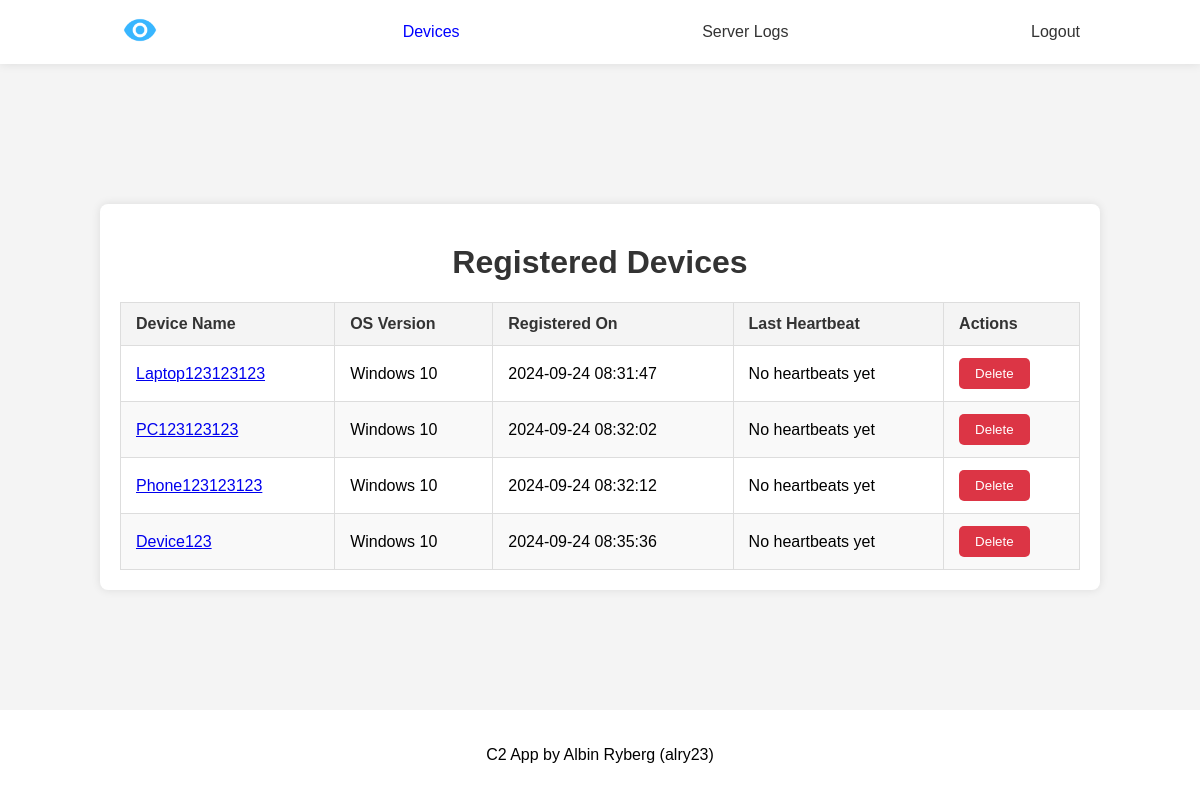
/devices (signed in), run on an earlier commit of the app's database.
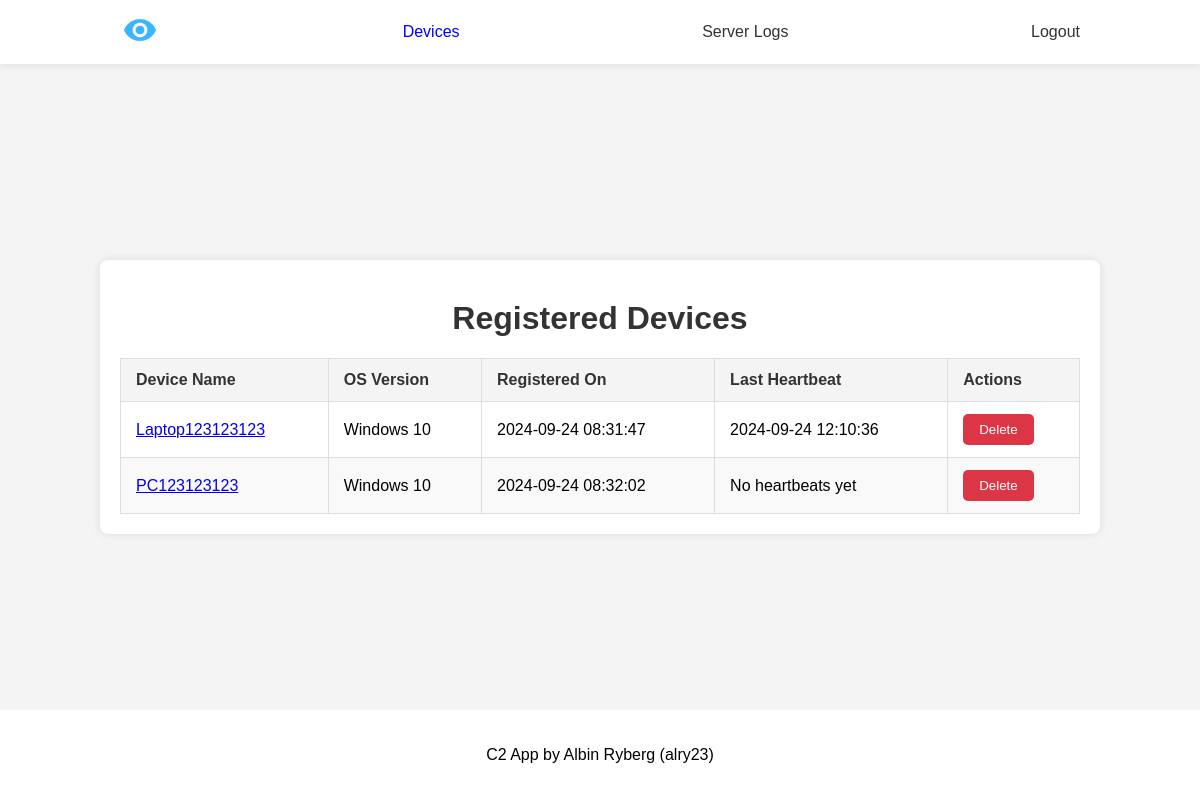
And on a later commit of the database.
### models.py (models this page shows, shortened)
class Device(db.Model):
    id = db.Column(db.Integer, primary_key=True)
    hardware_id = db.Column(db.String(200), nullable=False, index=True, unique=True)
    device_name = db.Column(db.String(50), nullable=False)
    os_version = db.Column(db.String(100), nullable=False)
    geo_location = db.Column(db.String(100))
    installed_apps = db.Column(db.Text)
    timestamp = db.Column(db.DateTime, default=db.func.current_timestamp())
    last_heartbeat = db.Column(db.DateTime)

### routes.py (the view)
@routes.route('/devices')
@login_required
def devices():
    devices = Device.query.all()
    return render_template("devices.html", devices=devices)

### server.py (called while the page is built)
@login_manager.user_loader
def load_user(user_id):
    return User.query.filter_by(id=int(user_id)).first()

### templates/devices.html
{% include 'header.html' %}
<div class="container">
    <h1>Registered Devices</h1>
    {% if devices %}
    <table class="device-table">
        <thead>
            <tr>
                <th>Device Name</th>
                <th>OS Version</th>
                <th>Registered On</th>
                <th>Last Heartbeat</th>
                <th>Actions</th>
            </tr>
        </thead>
        <tbody>
            {% for device in devices %}
            <tr>
                <td><a href="{{ url_for('routes.single_device', id=device.id) }}">{{ device.device_name }}</a></td>
                <td>{{ device.os_version }}</td>
                <td>{{ device.timestamp }}</td>
                <td>{{ device.last_heartbeat or 'No heartbeats yet' }}</td>
                <td>
                    <form action="{{ url_for('routes.post_delete_device', id=device.id) }}" method="POST" style="display:inline;">
                        <button type="submit" class="delete">Delete</button>
                    </form>
                </td>
            </tr>
            {% endfor %}
        </tbody>
    </table>
    {% else %}
    <p>No devices registered yet.</p>
    {% endif %}
</div>
{% include 'footer.html' %}

### templates/header.html (shortened to what this page needs)
<!DOCTYPE html>
<html lang="sv">
<head>
    <link rel="stylesheet" href="{{ url_for('static',filename='styles/style.css') }}">
</head>
<body>
    <nav>
        <ul>
            <li {%- if request.path=="/" %} class="active" {% endif %}><a href="{{ url_for('routes.main') }}"><img
                        src="{{ url_for('static', filename='images/blueeye.png') }}" width="40" alt="blue eye"></a></li>
            {%- if current_user.is_authenticated %}
            <li {%- if request.path=="/devices" %} class="active" {% endif %}><a
                    href="{{ url_for('routes.devices') }}">Devices</a></li>
            <li><a href="{{ url_for('routes.view_logs') }}">Server Logs</a></li>
            <li><a href="{{ url_for('routes.logout') }}">Logout</a></li>
            {%- else %}
            <li {%- if request.path=="/login" %} class="active" {% endif %}><a
                    href="{{ url_for('routes.login') }}">Login</a></li>
            {%- endif %}
        </ul>
    </nav>

### templates/footer.html
<footer>
    <p>C2 App by Albin Ryberg (alry23)</p>
</footer>
</body>
</html>

### static/styles/style.css (style rules this page uses)
html { height: 100%; width: 100%; }
body { font-family: Arial, sans-serif; margin: 0; padding: 0; background-color: #f4f4f4; display: flex; justify-content: space-between; flex-direction: column; height: 100%; }
h1 { text-align: center; color: #333; margin-top: 20px; }
.container { width: 80%; margin: 0 auto; padding: 20px; background-color: white; box-shadow: 0 0 10px rgba(0, 0, 0, 0.1); border-radius: 8px; }
footer { display: flex; justify-content: center; background-color: white; padding: 20px 0; }
nav { background-color: white; box-shadow: 0 0 10px rgba(0, 0, 0, 0.1); padding: 10px 0; margin-bottom: 20px; }
nav ul { display: flex; flex-direction: row; justify-content: space-between; align-items: center; width: 80%; margin: 0 auto; padding: 0; text-decoration: none; list-style: none; }
nav ul li a { text-decoration: none; color: #333; }
nav ul li.active a { color: blue; }
.device-table { width: 100%; border-collapse: collapse; margin-top: 20px; }
.device-table th, .device-table td { padding: 12px 15px; border: 1px solid #ddd; text-align: left; }
.device-table th { background-color: #f4f4f4; color: #333; font-weight: bold; }
.device-table tr:nth-child(even) { background-color: #f9f9f9; }
button { padding: 8px 16px; background-color: #28a745; color: white; border: none; border-radius: 5px; cursor: pointer; transition: background-color 0.3s; }
button.delete { background-color: #dc3545; }

What changed in the data, as far as the page shows it:
removed Device: device_name "Phone123123123", os_version "Windows 10", timestamp "2024-09-24 08:32:12", last_heartbeat "No heartbeats yet"
removed Device: device_name "Device123", os_version "Windows 10", timestamp "2024-09-24 08:35:36", last_heartbeat "No heartbeats yet"
changed Device "Laptop123123123": last_heartbeat "No heartbeats yet" → "2024-09-24 12:10:36"
